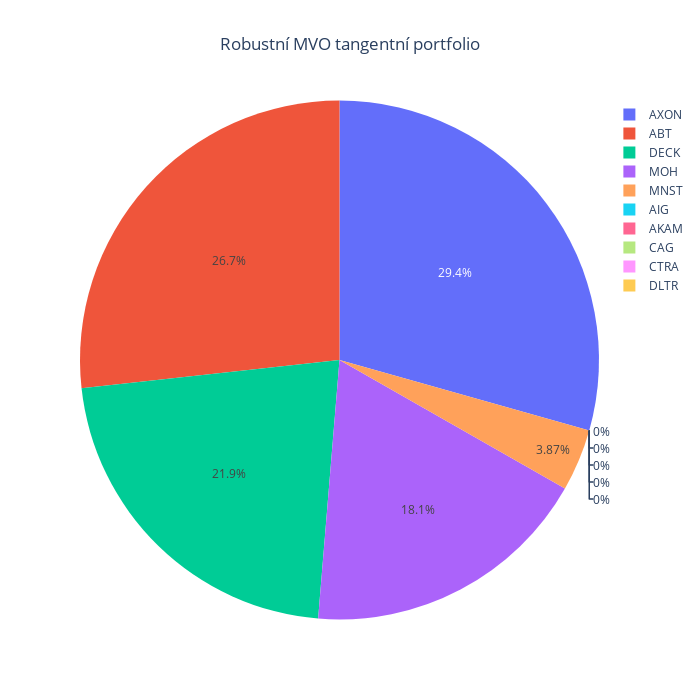

The notebook cell saved with this chart:
### Code cell
weightsLWCorrelationTangent = MVOTangentPortfolio(prices = prices, cov_matrix_method = "ledoit_cc")
weightsPlot(weightsLWCorrelationTangent, title = "Robustní MVO tangentní portfolio")

### Figure 1 — Plotly figure (JSON) as saved in the notebook; plotly's stock layout.template omitted (floating-point values rounded to 4 significant figures)
{"data": [{"labels": ["ABT", "AIG", "AKAM", "AXON", "CAG", "CTRA", "DECK", "DLTR", "MNST", "MOH"], "type": "pie", "values": [0.2674, 0, 0, 0.2938, 0, 0, 0.2195, 0, 0.03866, 0.1807]}], "layout": {"height": 700, "title": {"text": "Robustní MVO tangentní portfolio", "x": 0.5}, "width": 700}}
